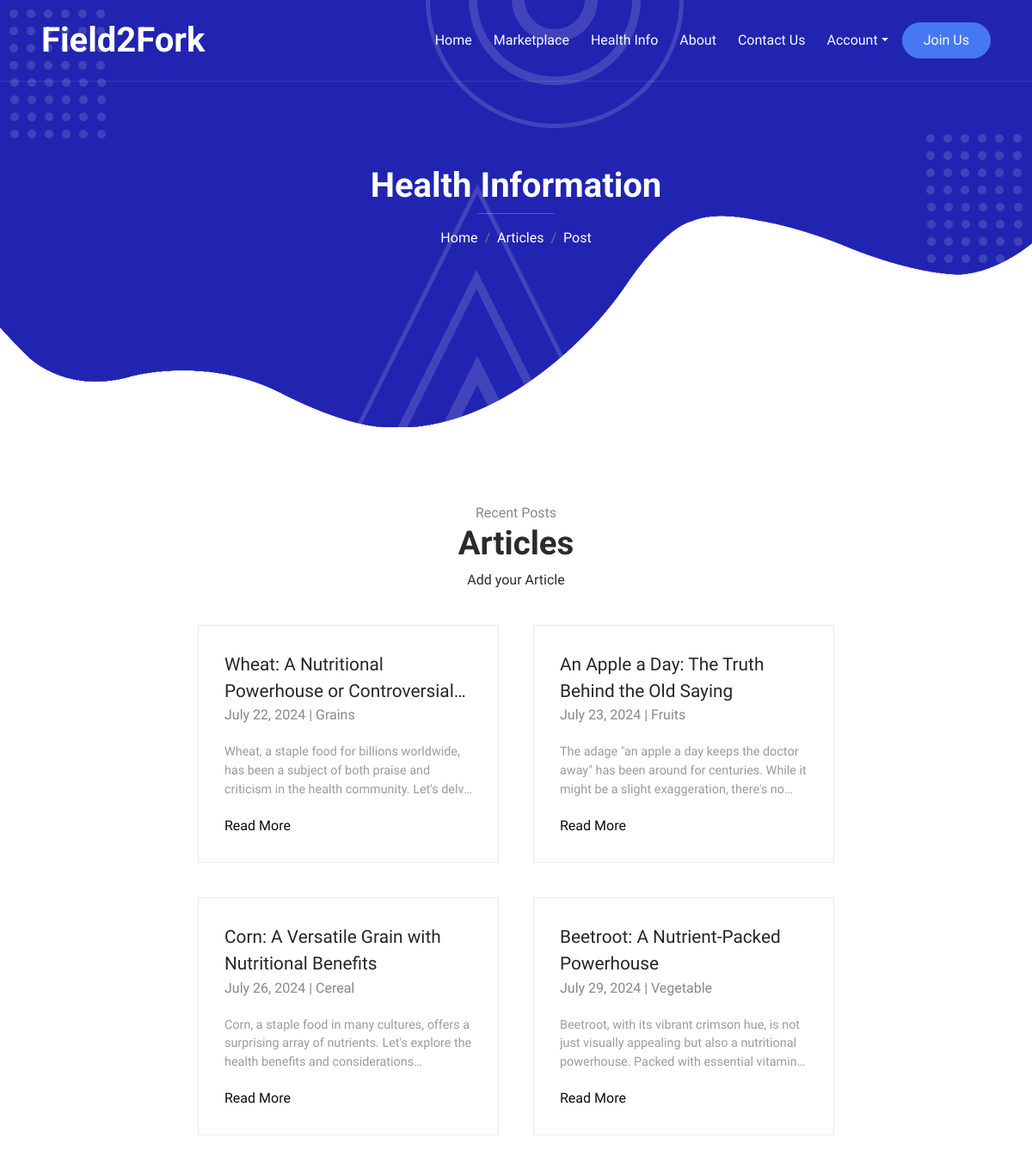
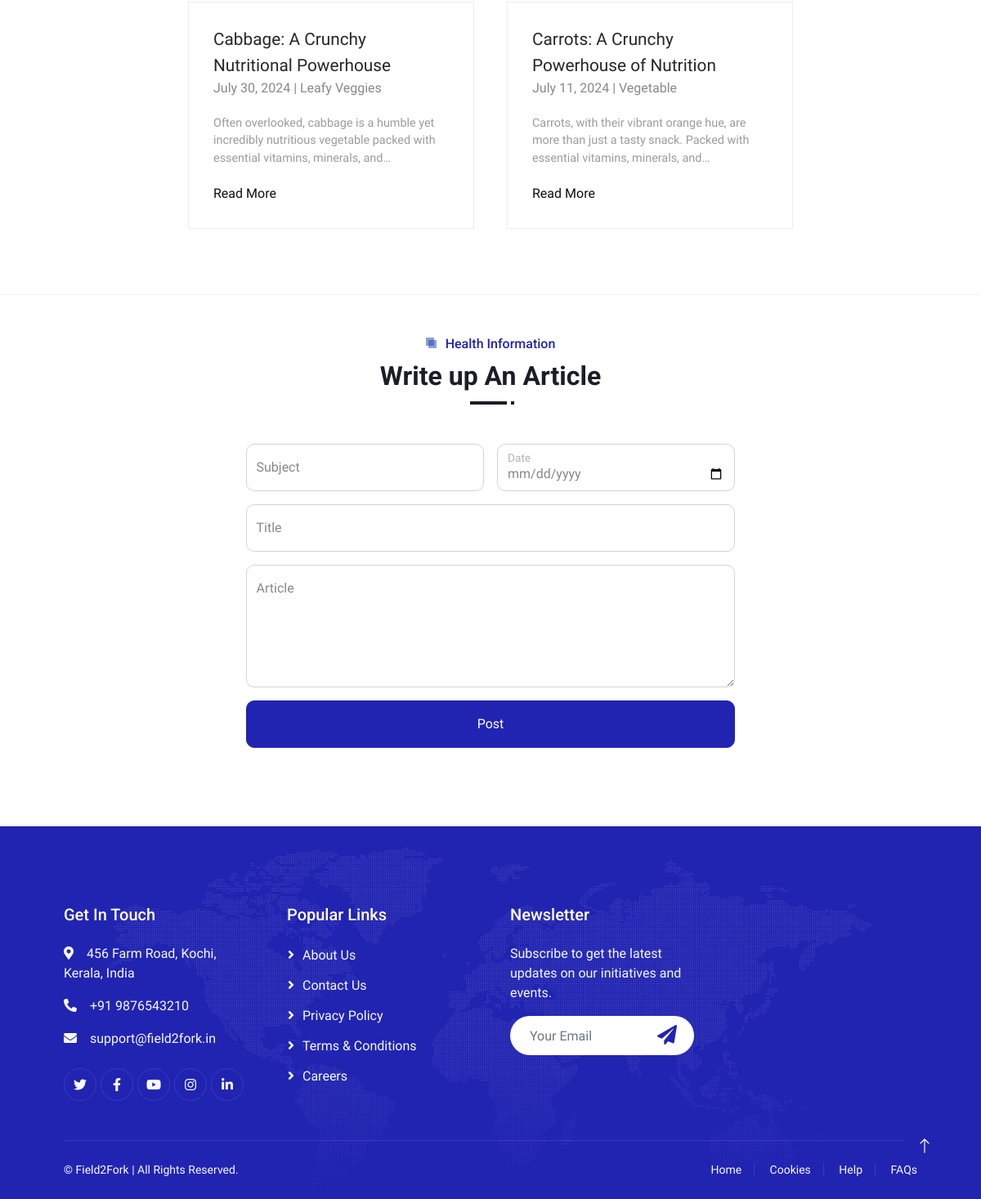
The app's page /healthinfo/ with its own data (2 pictures, top to bottom).
### healthinfo/models.py (models this page shows, shortened)
class Article(models.Model):
    subject=models.CharField(max_length=25)
    title=models.CharField(max_length=50)
    date=models.DateField()
    article=models.TextField()

### healthinfo/views.py (the view)
# urls.py: path('',views.add_blog,name='addblog'),
def add_blog(request):
    blogs=Article.objects.all()
    dict={
        'articlesdata':blogs
    }
    return render(request,'temp_healthinfo/add_blog.html',context=dict)

### templates/temp_healthinfo/add_blog.html (shortened to what this page needs)
{% extends 'temp_homepage/base.html' %}
{% block body_block %}
{% load static %}
    <div class="container-xxl py-5 bg-primary hero-header mb-5">
        <div class="container my-5 py-5 px-lg-5">
            <div class="row g-5 py-5">
                <div class="col-12 text-center">
                    <h1 class="text-white animated zoomIn">Health Information</h1>
                    <hr class="bg-white mx-auto mt-0" style="width: 90px;">
                    <nav aria-label="breadcrumb">
                        <ol class="breadcrumb justify-content-center">
                            <li class="breadcrumb-item"><a class="text-white" href="{% url 'homepage' %}">Home</a></li>
                            <li class="breadcrumb-item"><a class="text-white" href="#blog">Articles</a></li>
                            <li class="breadcrumb-item" aria-current="page"><a class="text-white" href="#add">Post</a></li>
                        </ol>
                    </nav>
                </div>
            </div>
        </div>
    </div>
    <section id="blog">
        <div class="blog-heading">
            <span>Recent Posts</span>
            <h3>Articles</h3>
            <a href="#add">Add your Article</a>
        </div>
        <div class="blog-container">
            {% for article in articlesdata %}
            <div class="blog-box">
                <div class="blog-text">
                    <a href="{% url 'getarticle' article.pk %}" class="blog-title">{{ article.title}}</a>
                    <span>{{ article.date}}  |  {{ article.subject }}</span>
                    <p>{{ article.article }}</p>
                    <a href="{% url 'getarticle' article.pk %}">Read More</a>
                </div>
            </div>
            {% endfor %}
        </div>
    </section>
    <div class="container-xxl py-5" id="add">
        <div class="container px-lg-5">
            <div class="row justify-content-center">
                <div class="col-lg-7">
                    <div class="section-title position-relative text-center mb-5 pb-2 wow fadeInUp" data-wow-delay="0.1s">
                        <h6 class="position-relative d-inline text-primary ps-4">Health Information</h6>
                        <h2 class="mt-2">Write up An Article</h2>
                    </div>
                    <div class="wow fadeInUp" data-wow-delay="0.3s">
                        <form method="post" action="{% url 'save' %}">
                            <div class="row g-3">
                                <div class="col-md-6">
                                    <div class="form-floating">
                                        <input type="text" class="form-control" id="subject" name='subject' placeholder="Subject" required>
                                        <label for="title">Subject</label>
                                    </div>
                                </div>
                                <div class="col-md-6">
                                    <div class="form-floating">
                                        <input type="date" class="form-control" id="date" name='date' placeholder="Date" required>
                                        <label for="date">Date</label>
                                    </div>
                                </div>
                                <div class="col-12">
                                    <div class="form-floating">
                                        <input type="text" class="form-control" id="title" name='title' placeholder="Title" required>
                                        <label for="title">Title</label>
                                    </div>
                                </div>
                                <div class="col-12">
                                    <div class="form-floating">
                                        <textarea class="form-control" placeholder="Write up an article to post here" id="article" name="article" style="height: 150px" required></textarea>
                                        <label for="message">Article</label>
                                    </div>
                                </div>
                                <div class="col-12">
                                    <input class="btn btn-primary w-100 py-3" type="submit" value="Post">
                                </div>
                            </div>
                        </form>
                    </div>
                </div>
            </div>
        </div>
    </div>
{% endblock %}

### static/home/css/style.css (style rules this page uses)
:root { --primary: #2124B1; --secondary: #4777F5; --light: #F7FAFF; --dark: #1D1D27; }
h1, h2, h3, .fw-bold { font-weight: 700 !important; }
h4, h5, h6, .fw-medium { font-weight: 500 !important; }
.btn { font-weight: 500; transition: .5s; }
.hero-header { background: url(../img/bg-dot.png), url(../img/bg-dot.png), url(../img/bg-round.png), url(../img/bg-tree.png), url(../img/bg-bottom-hero.png); background-position: 10px 10px, bottom 190px right 10px, left 55% top -1px, left 45% bottom -1px, center bottom -1px; background-repeat: no-repeat; }
.section-title::before { position: absolute; content: ""; width: 45px; height: 4px; bottom: 0; left: 0; background: var(--dark); }
.section-title::after { position: absolute; content: ""; width: 4px; height: 4px; bottom: 0; left: 50px; background: var(--dark); }
.section-title.text-center::before { left: 50%; margin-left: -25px; }
.section-title.text-center::after { left: 50%; margin-left: 25px; }
.section-title h6::before, .section-title h6::after { position: absolute; content: ""; width: 10px; height: 10px; top: 2px; left: 0; background: rgba(33, 66, 177, .5); }
.section-title h6::after { top: 5px; left: 3px; }

### static/healthinfo/css/style.css (style rules this page uses)
* { margin: 0px; padding: 0px; box-sizing: border-box; }
a { text-decoration: none; }
body { margin: 0px; padding: 0px; }
#blog { display: flex; justify-content: center; align-items: center; flex-direction: column; padding: 40px; border-bottom: 1px solid rgba(0,0,0,0.05); }
.blog-heading { display: flex; justify-content: center; align-items: center; flex-direction: column; }
.blog-heading h3 { font-size: 2.4rem; color: #2b2b2b; font-weight: 600; }
.blog-heading a { font-size: 1rem; color: #2b2b2b; }
.blog-container { display: flex; justify-content: center; align-items: center; margin: 20px 0px; flex-wrap: wrap; }
.blog-box { width: 350px; background-color: #ffffff; border: 1px solid #ececec; margin: 20px; }
.blog-text { padding: 30px; display: flex; flex-direction: column; }
.blog-text .blog-title { font-size: 1.3rem; font-weight: 500; color: #272727; display: -webkit-box; -webkit-line-clamp: 2; -webkit-box-orient: vertical; overflow: hidden; text-overflow: ellipsis; }
.blog-text p { color: #9b9b9b; font-size: 0.9rem; display: -webkit-box; -webkit-line-clamp: 3; -webkit-box-orient: vertical; overflow: hidden; text-overflow: ellipsis; margin: 20px 0px; }
.blog-text a { color: #0f0f0f; }

### records on screen
Article: title "Wheat: A Nutritional Powerhouse or…", date "July 22, 2024", subject "Grains", article "Wheat, a staple food for billions worldwide, has been a subject of both praise and criticism in the health community. Let's…"
Article: title "An Apple a Day: The Truth Behind the Old Saying", date "July 23, 2024", subject "Fruits", article "The adage \"an apple a day keeps the doctor away\" has been around for centuries. While it might be a slight exaggeration, there's…"
Article: title "Corn: A Versatile Grain with Nutritional Benefits", date "July 26, 2024", subject "Cereal", article "Corn, a staple food in many cultures, offers a surprising array of nutrients. Let's explore the health benefits and…"
Article: title "Beetroot: A Nutrient-Packed Powerhouse", date "July 29, 2024", subject "Vegetable", article "Beetroot, with its vibrant crimson hue, is not just visually appealing but also a nutritional powerhouse. Packed with essential…"
Article: title "Cabbage: A Crunchy Nutritional Powerhouse", date "July 30, 2024", subject "Leafy Veggies", article "Often overlooked, cabbage is a humble yet incredibly nutritious vegetable packed with essential vitamins, minerals,…"
Article: title "Carrots: A Crunchy Powerhouse of Nutrition", date "July 11, 2024", subject "Vegetable", article "Carrots, with their vibrant orange hue, are more than just a tasty snack. Packed with essential vitamins, minerals,…"
